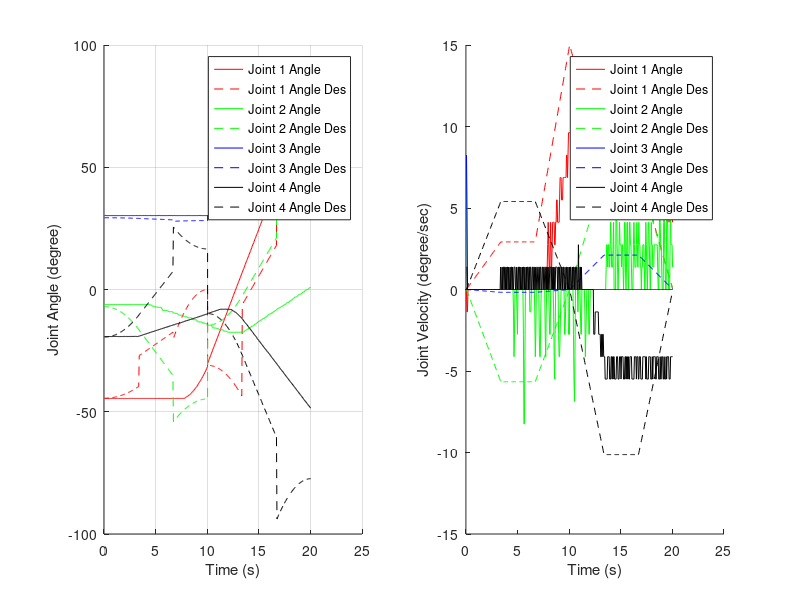

MATLAB code for this plot: (Note: this script raises an error after producing the figure.)
clc;
clear;
close all;

load Task3DataStiched10sec.mat
j_10_q = j_angles;
j_10_qdot = j_velos;
j_10_t = t_values;
j_10_i = iter;
j_10_q_des = j_angles_des;
j_10_qdot_des = j_velos_des;

load Task3DataStiched2sec.mat
j_2_q = j_angles;
j_2_qdot = j_velos;
j_2_t = t_values;
j_2_i = iter;
j_2_q_des = j_angles_des;
j_2_qdot_des = j_velos_des;

figure;
subplot(1,2,1);
hold on;
grid on;
plot(j_10_t(1:(j_10_i-1)),j_10_q(1,1:(j_10_i-1)), 'DisplayName', 'Joint 1 Angle', "Color", "red")
plot(j_10_t(1:(j_10_i-1)),j_10_q_des(1,1:(j_10_i-1)), 'DisplayName', 'Joint 1 Angle Des', "Color", "red", 'LineStyle','--')
plot(j_10_t(1:(j_10_i-1)),j_10_q(2,1:(j_10_i-1)), 'DisplayName', 'Joint 2 Angle', "Color", "green")
plot(j_10_t(1:(j_10_i-1)),j_10_q_des(2,1:(j_10_i-1)), 'DisplayName', 'Joint 2 Angle Des', "Color", "green", 'LineStyle','--')
plot(j_10_t(1:(j_10_i-1)),j_10_q(3,1:(j_10_i-1)), 'DisplayName', 'Joint 3 Angle', "Color", "blue")
plot(j_10_t(1:(j_10_i-1)),j_10_q_des(3,1:(j_10_i-1)), 'DisplayName', 'Joint 3 Angle Des', "Color", "blue", 'LineStyle','--')
plot(j_10_t(1:(j_10_i-1)),j_10_q(4,1:(j_10_i-1)), 'DisplayName', 'Joint 4 Angle', "Color", "black")
plot(j_10_t(1:(j_10_i-1)),j_10_q_des(4,1:(j_10_i-1)), 'DisplayName', 'Joint 4 Angle Des', "Color", "black", 'LineStyle','--')
hold off;
xlabel("Time (s)")
ylabel("Joint Angle (degree)")
legend

subplot(1,2,2);
hold on;
plot(j_10_t(1:(j_10_i-1)),j_10_qdot(1,1:(j_10_i-1)), 'DisplayName', 'Joint 1 Angle', "Color", "red")
plot(j_10_t(1:(j_10_i-1)),j_10_qdot_des(1,1:(j_10_i-1)), 'DisplayName', 'Joint 1 Angle Des', "Color", "red", 'LineStyle','--')
plot(j_10_t(1:(j_10_i-1)),j_10_qdot(2,1:(j_10_i-1)), 'DisplayName', 'Joint 2 Angle', "Color", "green")
plot(j_10_t(1:(j_10_i-1)),j_10_qdot_des(2,1:(j_10_i-1)), 'DisplayName', 'Joint 2 Angle Des', "Color", "green", 'LineStyle','--')
plot(j_10_t(1:(j_10_i-1)),j_10_qdot(3,1:(j_10_i-1)), 'DisplayName', 'Joint 3 Angle', "Color", "blue")
plot(j_10_t(1:(j_10_i-1)),j_10_qdot_des(3,1:(j_10_i-1)), 'DisplayName', 'Joint 3 Angle Des', "Color", "blue", 'LineStyle','--')
plot(j_10_t(1:(j_10_i-1)),j_10_qdot(4,1:(j_10_i-1)), 'DisplayName', 'Joint 4 Angle', "Color", "black")
plot(j_10_t(1:(j_10_i-1)),j_10_qdot_des(4,1:(j_10_i-1)), 'DisplayName', 'Joint 4 Angle Des', "Color", "black", 'LineStyle','--')
hold off;
xlabel("Time (s)")
ylabel("Joint Velocity (degree/sec)")
legend
sgtitle("Joint Angle and Velocities vs Time (LSPB w/ 10sec Travel Time)")

figure;
subplot(1,2,1);
hold on;
grid on;
plot(j_2_t(1:(j_2_i-1)),j_2_q(1,1:(j_2_i-1)), 'DisplayName', 'Joint 1 Angle', "Color", "red")
plot(j_2_t(1:(j_2_i-1)),j_2_q_des(1,1:(j_2_i-1)), 'DisplayName', 'Joint 1 Angle Des', "Color", "red", 'LineStyle','--')
plot(j_2_t(1:(j_2_i-1)),j_2_q(2,1:(j_2_i-1)), 'DisplayName', 'Joint 2 Angle', "Color", "green")
plot(j_2_t(1:(j_2_i-1)),j_2_q_des(2,1:(j_2_i-1)), 'DisplayName', 'Joint 2 Angle Des', "Color", "green", 'LineStyle','--')
plot(j_2_t(1:(j_2_i-1)),j_2_q(3,1:(j_2_i-1)), 'DisplayName', 'Joint 3 Angle', "Color", "blue")
plot(j_2_t(1:(j_2_i-1)),j_2_q_des(3,1:(j_2_i-1)), 'DisplayName', 'Joint 3 Angle Des', "Color", "blue", 'LineStyle','--')
plot(j_2_t(1:(j_2_i-1)),j_2_q(4,1:(j_2_i-1)), 'DisplayName', 'Joint 4 Angle', "Color", "black")
plot(j_2_t(1:(j_2_i-1)),j_2_q_des(4,1:(j_2_i-1)), 'DisplayName', 'Joint 4 Angle Des', "Color", "black", 'LineStyle','--')
hold off;
xlabel("Time (s)")
ylabel("Joint Angle (degree)")
legend

subplot(1,2,2);
hold on;
plot(j_2_t(1:(j_2_i-1)),j_2_qdot(1,1:(j_2_i-1)), 'DisplayName', 'Joint 1 Angle', "Color", "red")
plot(j_2_t(1:(j_2_i-1)),j_2_qdot_des(1,1:(j_2_i-1)), 'DisplayName', 'Joint 1 Angle Des', "Color", "red", 'LineStyle','--')
plot(j_2_t(1:(j_2_i-1)),j_2_qdot(2,1:(j_2_i-1)), 'DisplayName', 'Joint 2 Angle', "Color", "green")
plot(j_2_t(1:(j_2_i-1)),j_2_qdot_des(2,1:(j_2_i-1)), 'DisplayName', 'Joint 2 Angle Des', "Color", "green", 'LineStyle','--')
plot(j_2_t(1:(j_2_i-1)),j_2_qdot(3,1:(j_2_i-1)), 'DisplayName', 'Joint 3 Angle', "Color", "blue")
plot(j_2_t(1:(j_2_i-1)),j_2_qdot_des(3,1:(j_2_i-1)), 'DisplayName', 'Joint 3 Angle Des', "Color", "blue", 'LineStyle','--')
plot(j_2_t(1:(j_2_i-1)),j_2_qdot(4,1:(j_2_i-1)), 'DisplayName', 'Joint 4 Angle', "Color", "black")
plot(j_2_t(1:(j_2_i-1)),j_2_qdot_des(4,1:(j_2_i-1)), 'DisplayName', 'Joint 4 Angle Des', "Color", "black", 'LineStyle','--')
hold off;
xlabel("Time (s)")
ylabel("Joint Velocity (degree/sec)")
legend
sgtitle("Joint Angle and Velocities vs Time (LSPB w/ 2sec Travel Time)")